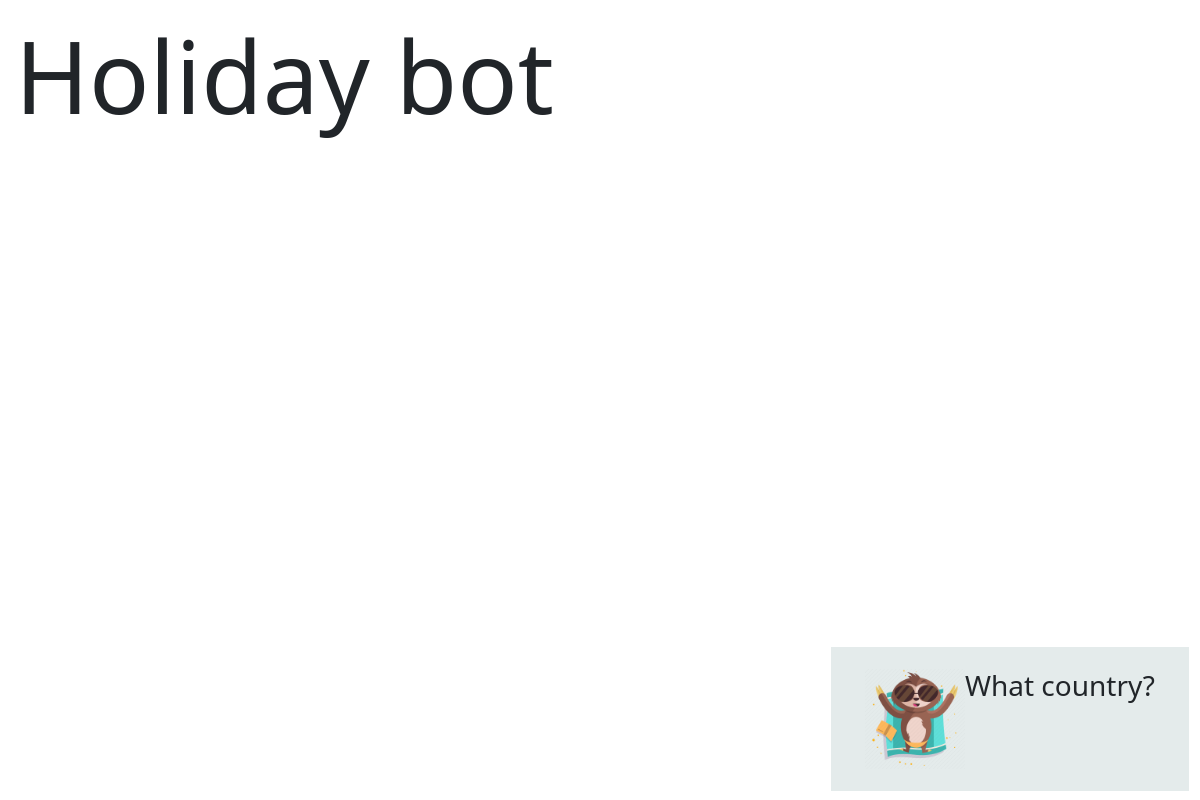
The app's page /north_america/, older data.
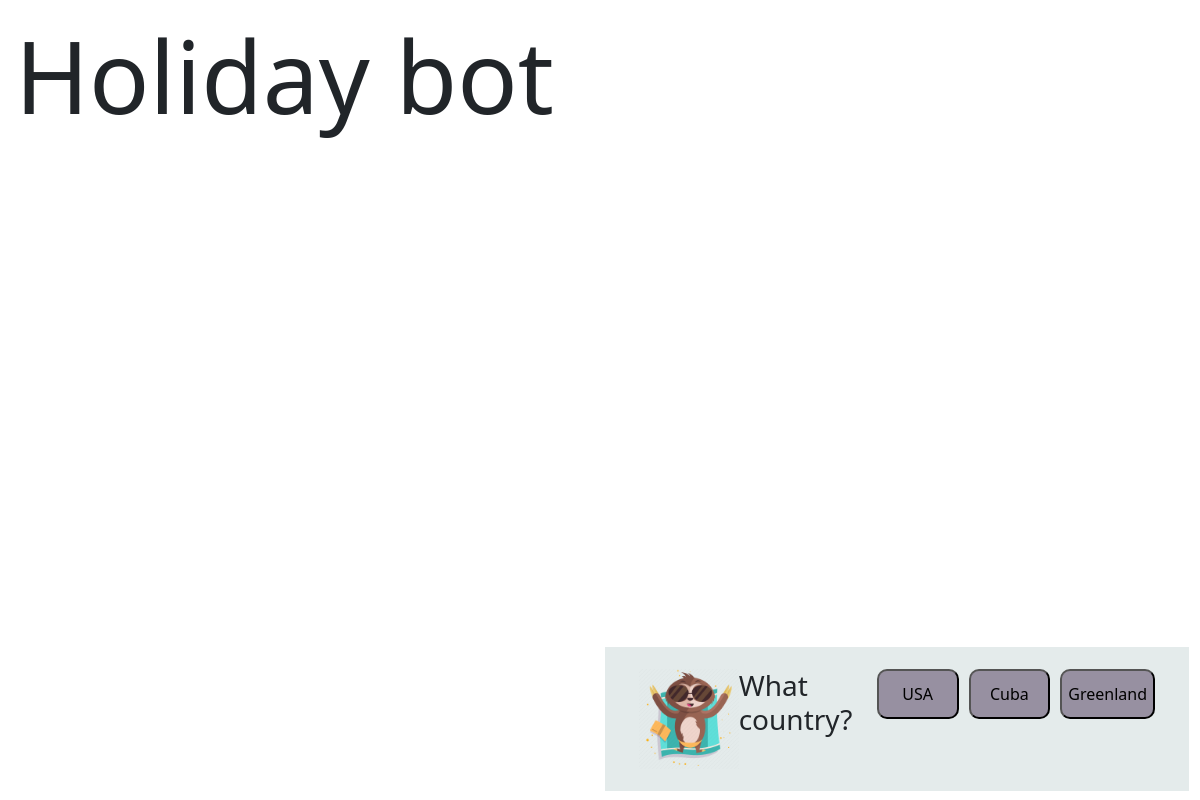
The same page, newer data.
### holidays/models.py (models this page shows)
class Countries(models.Model):
    continents = models.ForeignKey(Continents, on_delete=models.CASCADE)
    countries = models.CharField(max_length =100)
    def __str__(self):
        return self.countries

### holidays/views.py (the view)
# urls.py: path('north_america/', views.north_america, name="north_america"),
def north_america(request):
    holiday = {"countries": get_countries_by_continent('North America')}
    return render(request, 'north_america.html', holiday)

### holidays/views.py (called while the page is built)
def get_countries_by_continent(continent):
    return Countries.objects.filter(continents__continents=continent)

### holidays/templates/north_america.html (shortened to what this page needs)
{% extends 'base.html' %}
{% load static %}
{% block CSS %}
<link rel="stylesheet" href="{% static 'main.css' %}">
{% endblock %}
{% block content %}
<div class="bot" id="bot">
    <div class="container" id="container">
        <img id="bot-image" class="bot-image" src="{% static 'monkey.png' %}">
        <h3>What country?</h3>
{% for data in countries %}
<button mat-button-update mat-raised-button color="primary" class="login" id="btn2" >{{ data }}</button>
{% endfor %}
    </div>
</div>
{% endblock %}

Row changes from the older to the newer data that the page shows:
now on this page (row edited): Countries: countries "USA"
now on this page (row edited): Countries: countries "Cuba"
now on this page (row edited): Countries: countries "Greenland"
